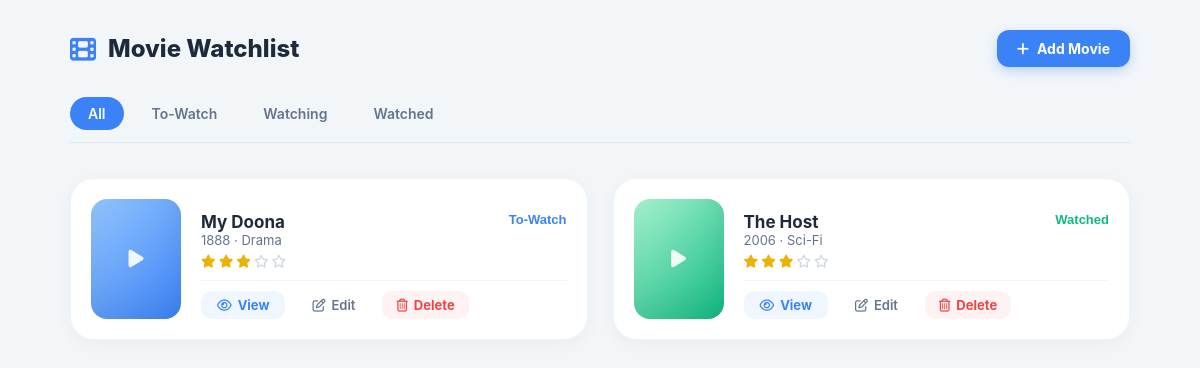
Before: /movies with the older database file.
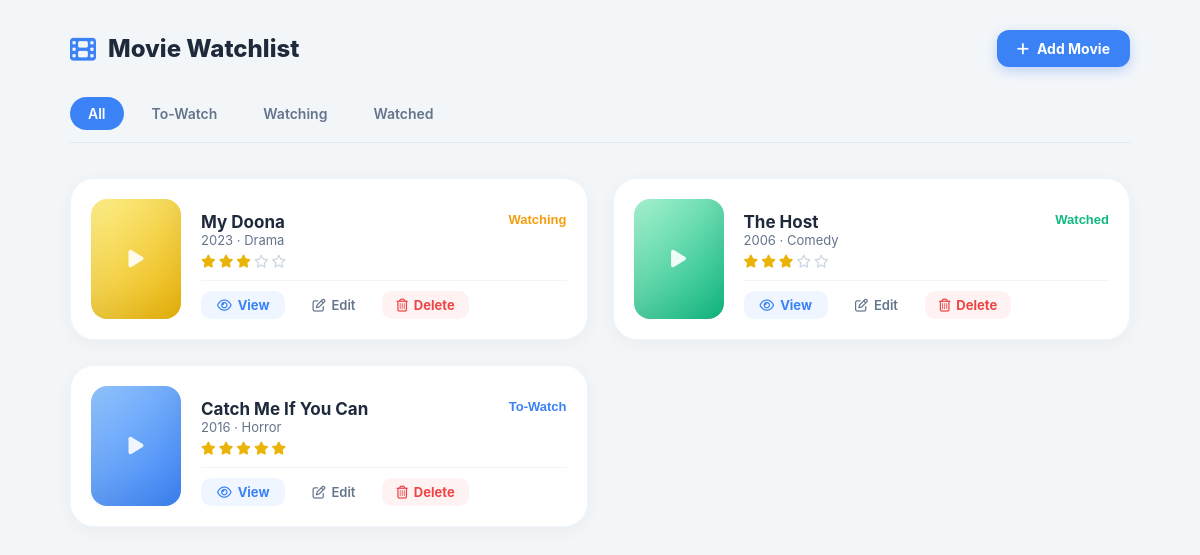
After: the same page with the newer database file.
### tables this page shows
CREATE TABLE movies (
            id INTEGER PRIMARY KEY AUTOINCREMENT,
            title TEXT NOT NULL,
            genre TEXT,
            release_year INTEGER,
            rating INTEGER,
            status TEXT NOT NULL,
            notes TEXT
        );

### endpoint/movies.py (the view)
@movies_bp.route('/movies', methods=['GET', 'POST'])
def index():
    movies = get_all_movies_service()
    return render_template('index.html', movies=movies)

### business_logic/movie_service.py (called while the page is built)
def get_all_movies_service():
    conn = get_db_connection()
    rows = conn.execute('SELECT * FROM movies').fetchall()
    conn.close()
    return [Movie.from_row(row) for row in rows]

### data_access/movie_repository.py (called while the page is built)
def get_db_connection():
    conn = sqlite3.connect(DATABASE)
    conn.row_factory = sqlite3.Row
    return conn

### models/movie.py (called while the page is built)
    def get_stars_display(self):
        if not self.rating:
            return "No Rating"
        return ""

    def get_status_class(self):
        return f"status-{self.status.lower().replace(' ', '-')}"

    @classmethod
    def from_row(cls, row):
        if not row:
            return None
        data = dict(row)
        return cls(
            id=data.get('id'),
            title=data.get('title'),
            genre=data.get('genre'),
            release_year=data.get('release_year'),
            rating=data.get('rating'),
            status=data.get('status'),
            notes=data.get('notes')
        )

### templates/index.html (shortened to what this page needs)
<!DOCTYPE html>
<html lang="en">
<head>
    <link rel="stylesheet" href="https://cdnjs.cloudflare.com/ajax/libs/font-awesome/6.4.0/css/all.min.css">
    <link rel="stylesheet" href="{{ url_for('static', filename='css/style.css') }}">
</head>
<body class="bg-gray-light">
    <div class="container">
        <header class="watchlist-header">
            <div class="logo-area">
                <i class="fa-solid fa-film logo-icon"></i>
                <h1 class="main-title">Movie Watchlist</h1>
            </div>
            <a href="{{ url_for('movies.create') }}" class="add-movie-btn">
                <i class="fa-solid fa-plus"></i> Add Movie
            </a>
        </header>
        <div class="filter-tabs">
            <button class="tab-btn active" data-filter="all">All</button>
            <button class="tab-btn" data-filter="to-watch">To-Watch</button>
            <button class="tab-btn" data-filter="watching">Watching</button>
            <button class="tab-btn" data-filter="watched">Watched</button>
        </div>
        <div class="movies-grid">
            {% if movies %}
                {% for movie in movies %}
                    <div class="movie-item-card" data-status="{{ movie.status | lower }}">
                        <div class="movie-poster-placeholder status-{{ movie.status | lower }}">
                            <i class="fa-solid fa-play play-icon"></i>
                        </div>
                        <div class="movie-card-details">
                            <div style="display: flex; justify-content: space-between; align-items: flex-start; width: 100%;">
                                <h2 class="movie-item-title" style="margin: 0; flex: 1;padding-right: 15px;">{{ movie.title }}</h2>
                                <span class="status-badge-text {{ movie.get_status_class() if    movie.get_status_class else '' }}">
                                    {{ movie.status }}
                                </span>
                            </div>
                            <p class="movie-item-meta">{{ movie.release_year }} · {{ movie.genre }}</p>
                            <div class="movie-item-stars">
                                {% for i in range(1, 6) %}
                                    {% if i <= movie.rating %}
                                        <i class="fa-solid fa-star gold-star"></i>
                                    {% else %}
                                        <i class="fa-regular fa-star gray-star"></i>
                                    {% endif %}
                                {% endfor %}
                            </div>
                            <div class="card-action-links">
                                <a href="{{ url_for('movies.view_movie', movie_id=movie.id) }}" class="btn-action-view">
                                    <i class="fa-regular fa-eye"></i> View
                                </a>
                                <a href="{{ url_for('movies.edit', movie_id=movie.id) }}" class="btn-action-edit">
                                    <i class="fa-regular fa-pen-to-square"></i> Edit
                                </a>
                                <form action="{{ url_for('movies.delete', movie_id=movie.id) }}" method="POST" class="delete-form" onsubmit="return confirm('Are you sure want to delete this movie.');">
                                    <button type="submit" class="btn-action-delete">
                                        <i class="fa-regular fa-trash-can"></i> Delete
                                    </button>
                                </form>
                            </div>
                        </div>
                    </div>
                {% endfor %}
            {% else %}
                <div class="empty-watchlist">
                    <i class="fa-regular fa-folder-open empty-icon"></i>
                    <p class="empty-text">No movie found. Create a new movie.</p>
                </div>
            {% endif %}
        </div>
    </div>
</body>
</html>

### static/css/style.css (style rules this page uses)
body { background-color: #f3f6f9; margin: 0; font-family: 'Inter', system-ui, -apple-system, sans-serif; color: #1e293b; }
* { margin: 0; padding: 0; box-sizing: border-box; font-family: -apple-system, BlinkMacSystemFont, "Segoe UI", Roboto, "Helvetica Neue", Arial, sans-serif; }
* { margin: 0; padding: 0; box-sizing: border-box; font-family: -apple-system, BlinkMacSystemFont, "Segoe UI", Roboto, Helvetica, Arial, sans-serif; }
body.bg-gray-light { background-color: #f3f6f9; color: #333333; min-height: 100vh; }
.container { width: 100%; max-width: 1100px; margin: 0 auto; padding: 30px 20px; }
.watchlist-header { display: flex; justify-content: space-between; align-items: center; margin-bottom: 30px; }
.logo-area { display: flex; align-items: center; gap: 12px; }
.logo-icon { font-size: 26px; color: #3b82f6; }
.main-title { font-size: 24px; font-weight: 800; color: #1e293b; }
.add-movie-btn { background-color: #3b82f6; color: #ffffff; padding: 10px 20px; border-radius: 12px; display: inline-flex; align-items: center; gap: 8px; text-decoration: none; font-size: 14px; font-weight: 700; box-shadow: 0 4px 12px rgba(59, 130, 246, 0.3); transition: all 0.2s ease; }
.filter-tabs { display: flex; gap: 10px; margin-bottom: 35px; border-bottom: 1px solid #e2e8f0; padding-bottom: 12px; }
.tab-btn { background: none; border: none; padding: 8px 18px; font-size: 14px; font-weight: 600; color: #64748b; cursor: pointer; border-radius: 20px; transition: all 0.2s ease; }
.tab-btn.active { background-color: #3b82f6; color: #ffffff; }
.movies-grid { display: grid; grid-template-columns: repeat(auto-fill, minmax(480px, 1fr)); gap: 25px; }
.movie-item-card { background-color: #ffffff; border-radius: 24px; padding: 20px; display: flex; gap: 20px; box-shadow: 0 4px 18px rgba(0, 0, 0, 0.04); border: 1px solid #f1f5f9; transition: transform 0.2s ease, box-shadow 0.2s ease; }
.movie-poster-placeholder { width: 90px; height: 120px; border-radius: 16px; display: flex; justify-content: center; align-items: center; position: relative; box-shadow: inset 0 -15px 30px rgba(0, 0, 0, 0.05); }
.play-icon { font-size: 20px; color: rgba(255, 255, 255, 0.9); }
.status-to-watch { background: linear-gradient(135deg, #93c5fd, #3b82f6); }
.status-watching { background: linear-gradient(135deg, #fef08a, #eab308); }
.status-watched { background: linear-gradient(135deg, #a7f3d0, #10b981); }
.movie-card-details { flex: 1; display: flex; flex-direction: column; justify-content: space-between; }
.movie-item-title { font-size: 17px; font-weight: 700; color: #1e293b; margin-bottom: 2px; }
.movie-item-meta { font-size: 13px; color: #64748b; margin-bottom: 6px; }
.movie-item-stars { display: flex; gap: 3px; margin-bottom: 12px; }
.gold-star { color: #eab308; font-size: 13px; }
.gray-star { color: #cbd5e1; font-size: 13px; }
.card-action-links { display: flex; gap: 15px; border-top: 1px solid #f1f5f9; padding-top: 10px; }
.btn-action-view { color: #3b82f6; background-color: #eff6ff; text-decoration: none; font-size: 13px; font-weight: 700; padding: 6px 16px; border-radius: 10px; display: inline-flex; align-items: center; gap: 6px; transition: all 0.2s ease; }
.btn-action-edit { color: #64748b; text-decoration: none; font-size: 13px; font-weight: 600; padding: 6px 12px; display: inline-flex; align-items: center; gap: 6px; transition: color 0.2s ease; }
.delete-form { margin: 0; padding: 0; display: inline-flex; }
.btn-action-delete { background-color: #fef2f2; color: #ef4444; border: none; cursor: pointer; font-size: 13px; font-weight: 700; padding: 6px 14px; border-radius: 10px; display: inline-flex; align-items: center; gap: 6px; transition: all 0.2s ease; }
.status-badge-text { font-size: 13px; font-weight: 600; font-family: sans-serif; background: none !important; padding: 0 !important; border: none !important; display: inline-block; }
.status-to-watch { color: #3b82f6 !important; }
.status-watching { color: #f59e0b !important; }
.status-watched { color: #10b981 !important; }

Changed rows visible on the page:
changed movies "My Doona": status "To-Watch" → "Watching"; release_year "1888" → "2023"
changed movies "The Host": genre "Sci-Fi" → "Comedy"
added movies: title "Catch Me If You Can", status "To-Watch", release_year "2016", genre "Horror", rating 5 (drawn)
